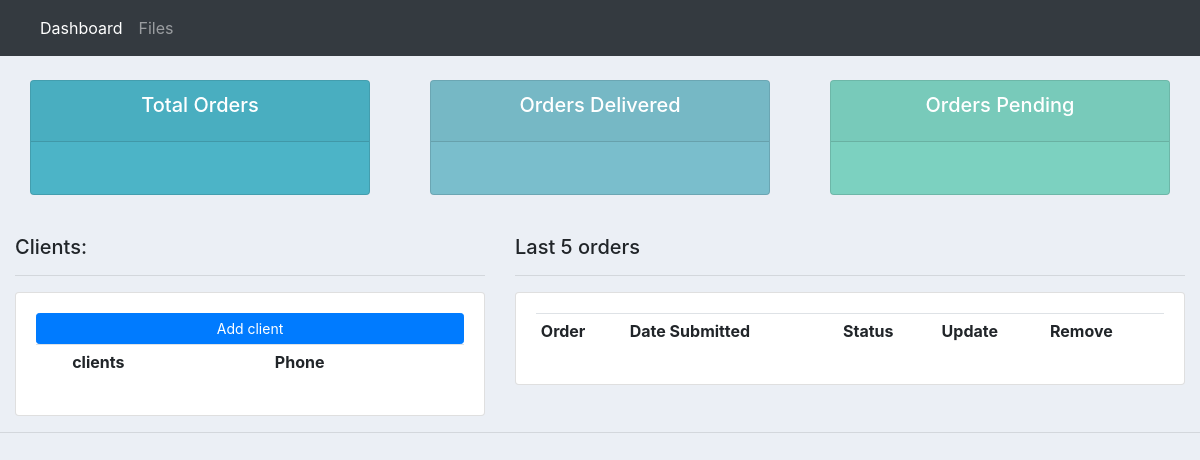
Page /dashboard on the earlier database version.
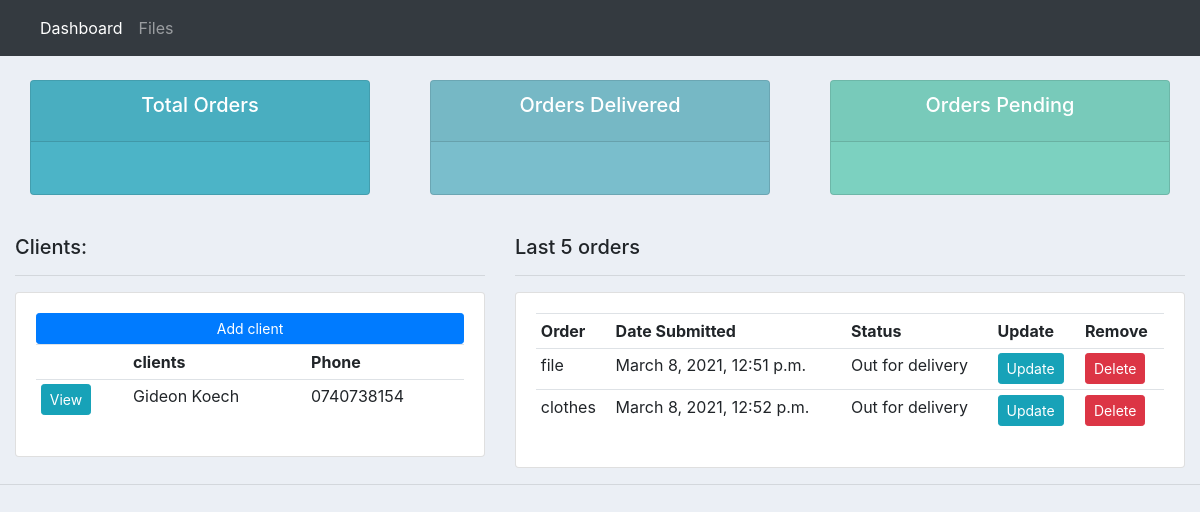
Same page on the later database version.
### webapp/models.py (models this page shows, shortened)
class Client(models.Model):
	name = models.CharField(max_length=200, null=True)
	phone = models.CharField(max_length=200, null=True)
	email = models.CharField(max_length=200, null=True)
	date_created = models.DateTimeField(auto_now_add=True, null=True)
	objects=models.Manager()

class Order(models.Model):
	STATUS = (
			('Pending', 'Pending'),
			('Out for delivery', 'Out for delivery'),
			('Delivered', 'Delivered'),
			)
	client = models.ForeignKey(Client, null=True, on_delete= models.SET_NULL)
	product = models.ForeignKey(Product, null=True, on_delete= models.SET_NULL)
	date_created = models.DateTimeField(auto_now_add=True, null=True)
	status = models.CharField(max_length=200, null=True, choices=STATUS)
	objects=models.Manager()

class Product(models.Model):
	CATEGORY = (
			('Indoor', 'Indoor'),
			('Out Door', 'Out Door'),
			)
	name = models.CharField(max_length=200, null=True)
	price = models.FloatField(null=True)
	category = models.CharField(max_length=200, null=True, choices=CATEGORY)
	description = models.CharField(max_length=200, null=True, blank=True)
	date_created = models.DateTimeField(auto_now_add=True, null=True)
	tags = models.ManyToManyField(Tag)
	objects=models.Manager()
	def __str__(self):
		return self.name

### webapp/views.py (the view)
# urls.py: path('dashboard', views.dashboard, name='dashboard'),
def dashboard(request):
	orders = Order.objects.all()
	clients = Client.objects.all()
	total_customers = clients.count()
	total_orders = orders.count()
	delivered = orders.filter(status='Delivered').count()
	pending = orders.filter(status='Pending').count()
	context = {'orders':orders, 'clients':clients,
	'total_orders':total_orders,'delivered':delivered,
	'pending':pending }
	return render(request, 'webapp/dashboard.html', context)

### webapp/templates/webapp/dashboard.html
{%  extends 'webapp/base.html' %}
{% block content %}
{%  include 'webapp/status.html' %}
<br>
<div class="row">
	<div class="col-md-5">
		<h5>Clients:</h5>
		<hr>
		<div class="card card-body">
			<a class="btn btn-primary  btn-sm btn-block" href="">Add client</a>
			<table class="table table-sm">
				<tr>
					<th></th>
					<th>clients</th>
					<th>Phone</th>
				</tr>
				{% for client in clients %}
					<tr>
						<td><a class="btn btn-sm btn-info" href="{% url 'client' client.id %}">View</a></td>
						<td>{{client.name}}</td>
						<td>{{client.phone}}</td>
					</tr>
				{% endfor %}
			</table>
		</div>
	</div>
	<div class="col-md-7">
		<h5>Last 5 orders</h5>
		<hr>
		<div class="card card-body">
			<table class="table table-sm">
				<tr>
					<th>Order</th>
					<th>Date Submitted</th>
					<th>Status</th>
					<th>Update</th>
					<th>Remove</th>
				</tr>
				{% for order in orders %}
					<tr>
						<td>{{order.product}}</td>
						<td>{{order.date_created}}</td>
						<td>{{order.status}}</td>
						<td><a class="btn btn-sm btn-info" href="#">Update</a></td>
						<td><a class="btn btn-sm btn-danger" href="#">Delete</a></td>
					</tr>
				{% endfor %}
			</table>
		</div>
	</div>
</div>
{% endblock %}

### webapp/templates/webapp/base.html (shortened to what this page needs)
{% load static %}
<!DOCTYPE html>
<html>
<head>
	<link rel="stylesheet" href="https://stackpath.bootstrapcdn.com/bootstrap/4.3.1/css/bootstrap.min.css">
	<link rel="stylesheet" type="text/css" href="{% static 'webapp/base.css' %}">
</head>
<body>
	{%  include 'webapp/navbase.html' %}
	<div class="container-fluid">
	{% block content %}
	{% endblock %}
    </div>
	<hr>
</body>
</html>

### webapp/templates/webapp/navbase.html (shortened to what this page needs)
{% load static %}
<nav class="navbar navbar-expand-lg navbar-dark bg-dark">
  <div class="collapse navbar-collapse" id="navbarNav">
    <ul class="navbar-nav">
      <li class="nav-item active">
        <a class="nav-link" href="#">Dashboard</a>
      </li>
      <li class="nav-item">
        <a class="nav-link" href="#">Files</a>
      </li>
    </ul>
  </div>
</nav>

### webapp/templates/webapp/status.html (shortened to what this page needs)
<br>
<div class="row">
	<div class="col">
		<div class="col-md">
			<div class="card text-center text-white  mb-3" id="total-orders">
			  	<div class="card-header">
			  		<h5 class="card-title">Total Orders</h5>
			  	</div>
			  	<div class="card-body">
			  	</div>
			</div>
		</div>
	</div>
	<div class="col">
		<div class="col-md">
			<div class="card text-center text-white  mb-3" id="orders-delivered">
			  	<div class="card-header">
			  		<h5 class="card-title">Orders Delivered</h5>
			  	</div>
			  	<div class="card-body">
			  	</div>
			</div>
		</div>
	</div>
	<div class="col">
		<div class="col-md">
			<div class="card text-center text-white  mb-3" id="orders-pending">
			  	<div class="card-header">
			  		<h5 class="card-title">Orders Pending</h5>
			  	</div>
			  	<div class="card-body">
			  	</div>
			</div>
		</div>
	</div>
</div>

### webapp/static/webapp/base.css (style rules this page uses)
body { background-color: #ebeff5; }
#total-orders { background-color: #4cb4c7; }
#orders-delivered { background-color: #7abecc; }
#orders-pending { background-color: #7CD1C0; }

Differences in the rows shown:
added Client: name "Gideon Koech", phone "0740738154"
added Order: product "file", date_created "March 8, 2021, 12:51 p.m.", status "Out for delivery"
added Order: product "clothes", date_created "March 8, 2021, 12:52 p.m.", status "Out for delivery"
